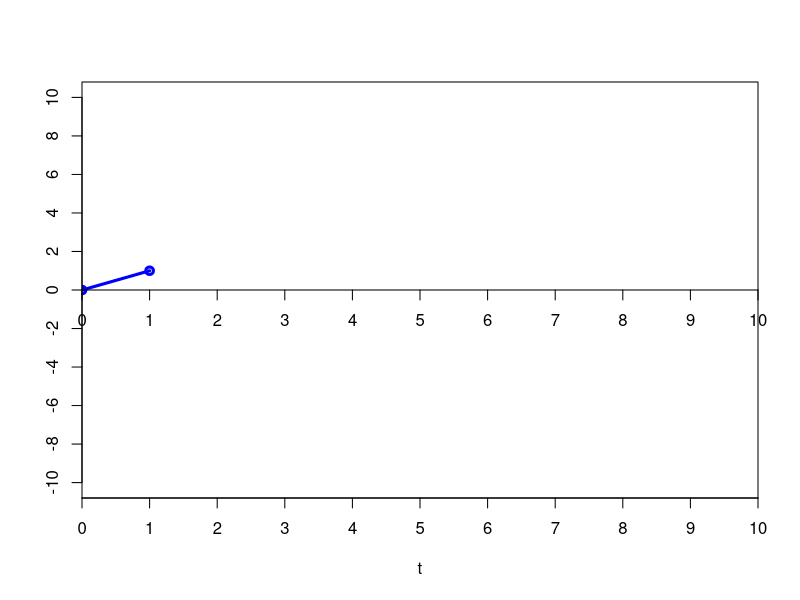
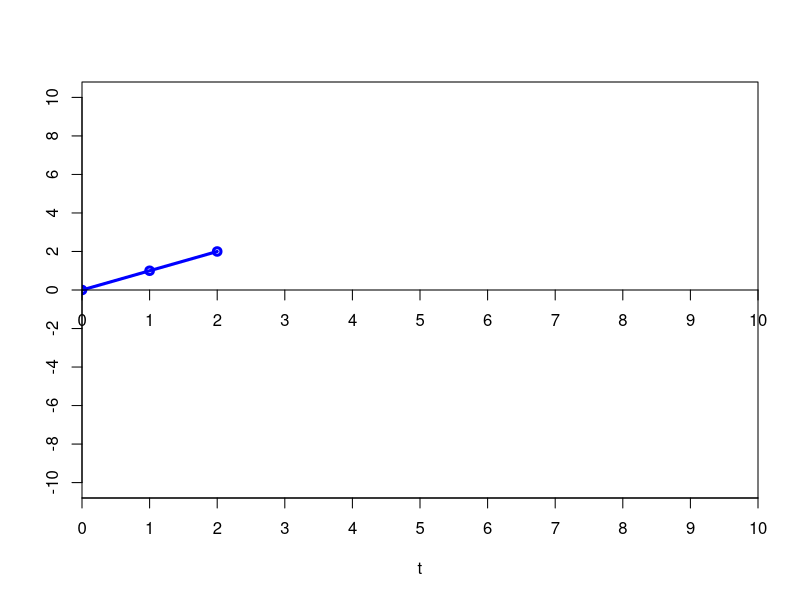
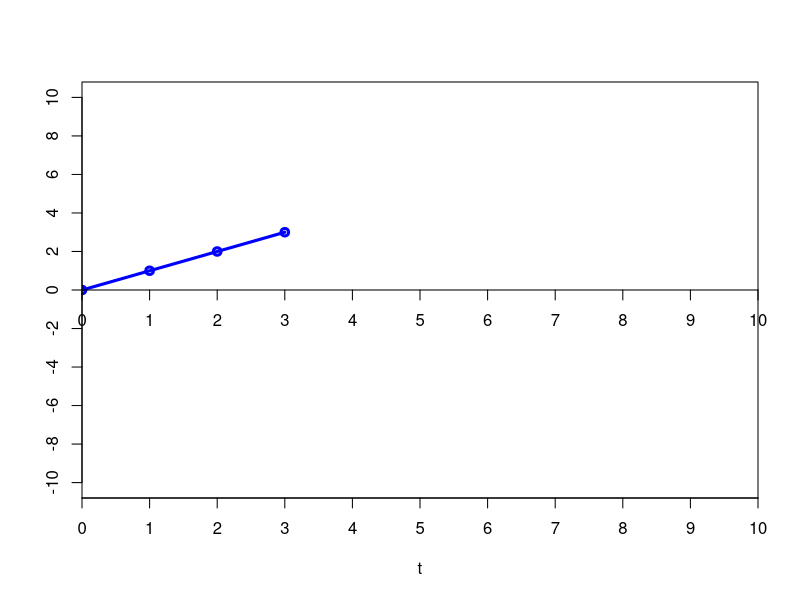
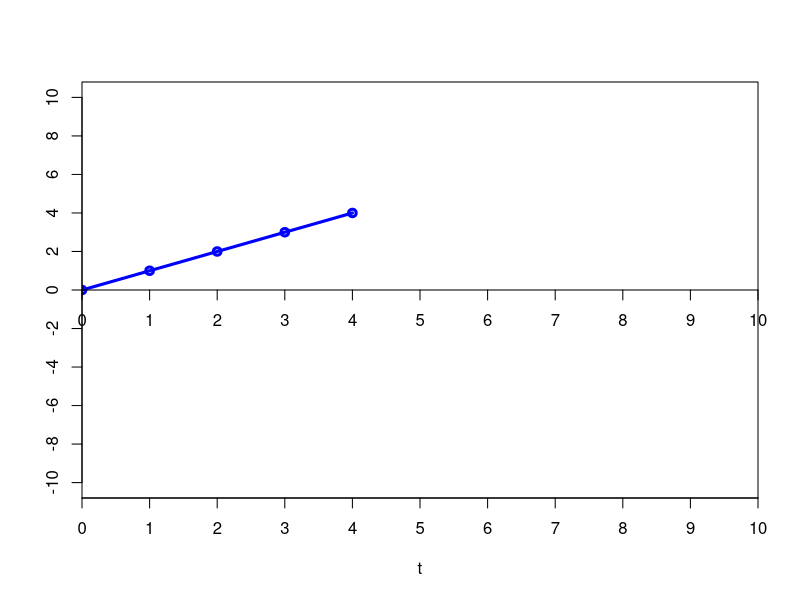
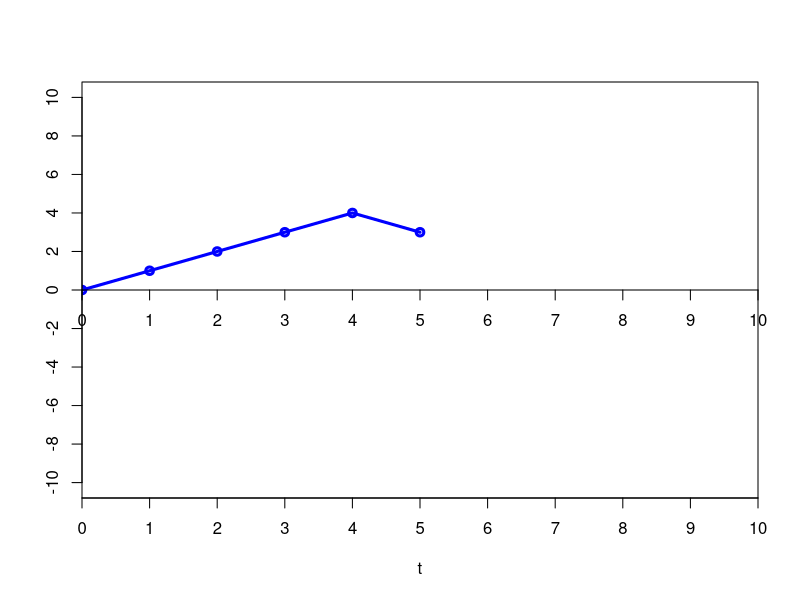
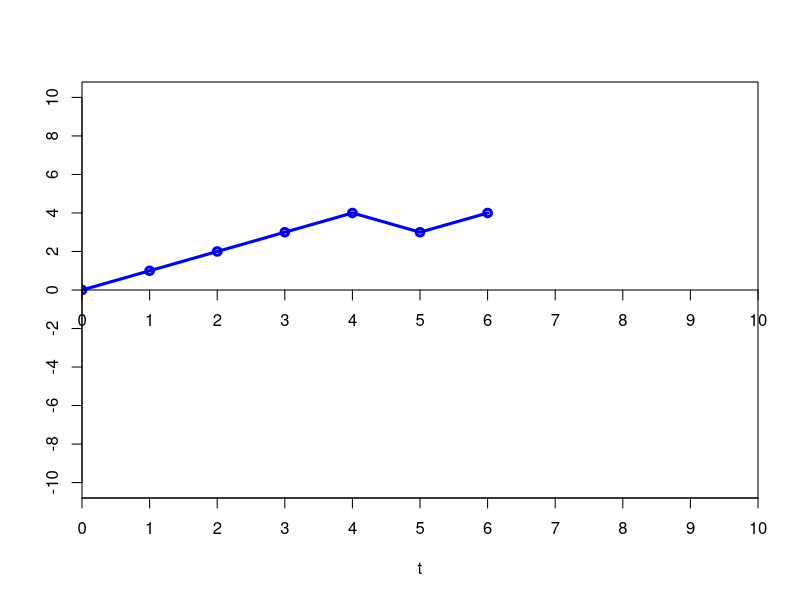
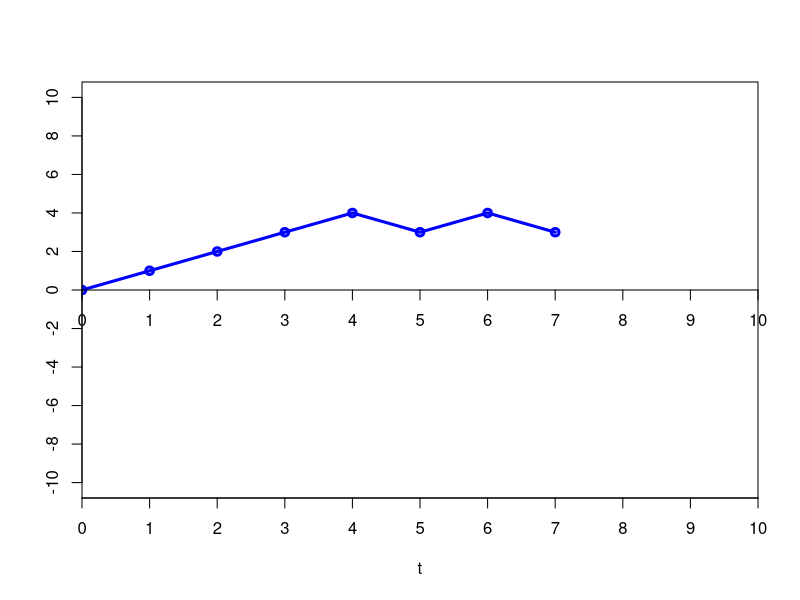
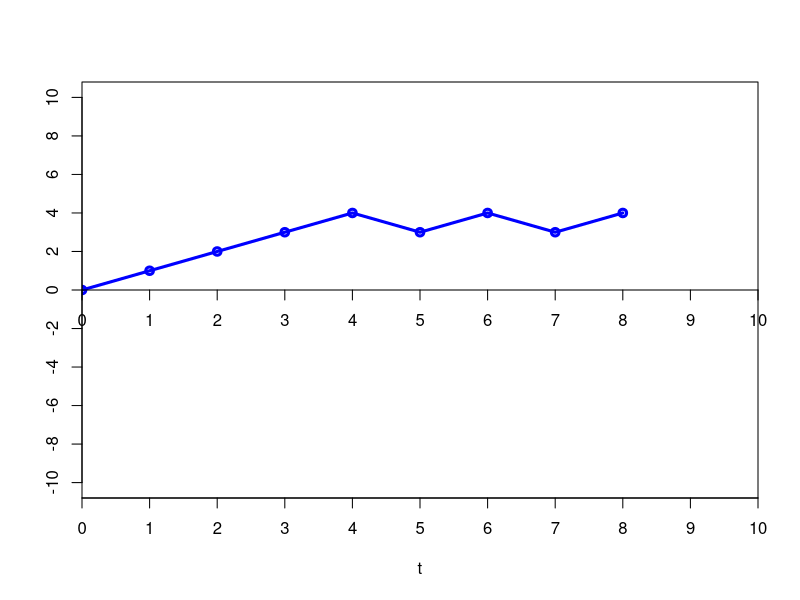

R code for these plots, in order: (Note: a time limit stopped this script after it produced the figures.)
nsim <- 10000;N=1000000; T<-2.0; t <- 0:(N-1); dt <- 1;
for (i in 1:nsim){Z <- 2*(rbinom(N,1,0.5)-0.5);X <- c(0,1,N+1);X[1]=0;
for (j in 2:N){X[j]=X[j-1]+Z[j]};k=2;
plot(t[1:k], X[1:k], xlab = "t", ylab = "", type = "o", xlim=c(0,10),ylim = c
(-10,10), col = "blue",main=paste(""), xaxs="i", xaxt="n",lwd=3,yaxp=c(-10,10,10));
axis(side=1, at=c(0:j), c(0:j));axis(side=1, pos=0, at=c(0:j), c(0:j))
readline(prompt = "Pause. Press <Enter>...");
k=3;while (X[k-1]!=0 && k<12) {plot(t[1:k], X[1:k], xlab = "t", ylab = "",
type = "o", xlim=c(0,10),ylim = c(-10,10), col = "blue",main=paste(""), xaxs="i",
xaxt="n",lwd=3,yaxp=c(-10,10,10))
if (X[k]==0) {text(7,7,paste(k-1),cex=5)} else axis(side=1, at=c(0:j), c(0:j));
axis(side=1, pos=0, at=c(0:j), c(0:j));
readline(prompt = "Pause. Press <Enter>...");k=k+1;};}
